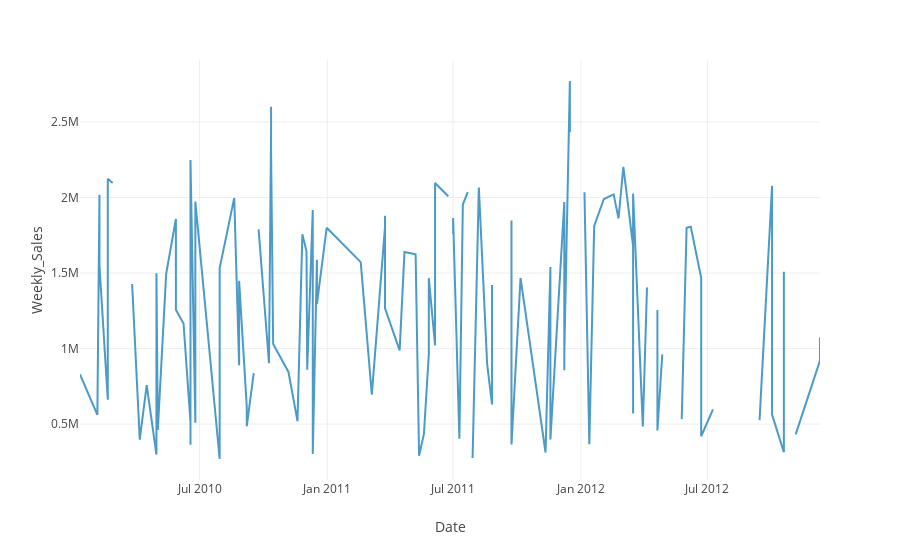

The notebook cell this image was saved under:
### Code cell
fig = px.line(df_date,x="Date",y="Weekly_Sales")
fig.show()

### Figure 1 — Plotly figure (JSON) as saved in the notebook; plotly's stock layout.template omitted (floating-point values rounded to 4 significant figures; data arrays with more than 128 entries replaced by an {"elided": "..."} marker saying what was removed)
{"data": [{"hovertemplate": "Date=%{x}<br>Weekly_Sales=%{y}<extra></extra>", "legendgroup": "", "line": {"color": "#4B9AC7", "dash": "solid"}, "mode": "lines", "name": "", "orientation": "v", "showlegend": false, "type": "scatter", "x": {"elided": "132 str values"}, "xaxis": "x", "y": {"elided": "132 float values"}, "yaxis": "y"}], "layout": {"legend": {"tracegroupgap": 0}, "margin": {"t": 60}, "xaxis": {"anchor": "y", "domain": [0, 1], "title": {"text": "Date"}}, "yaxis": {"anchor": "x", "domain": [0, 1], "title": {"text": "Weekly_Sales"}}}}
